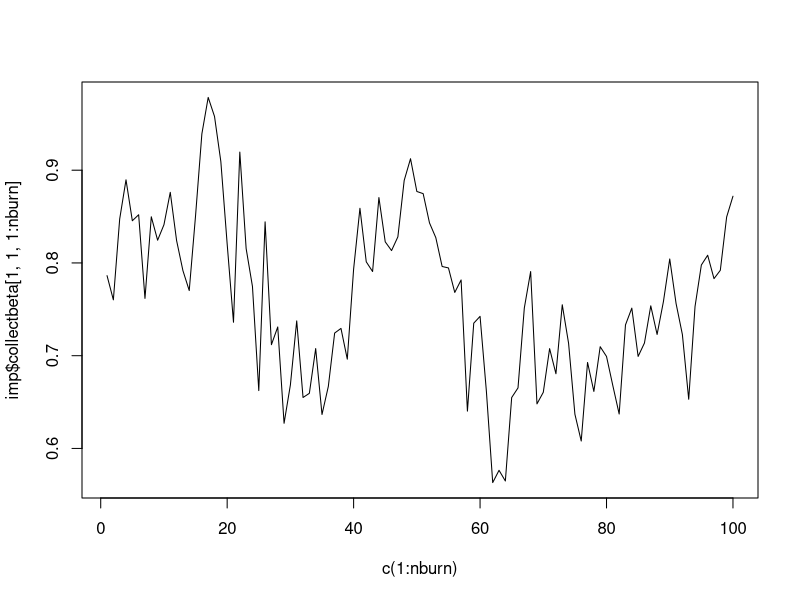
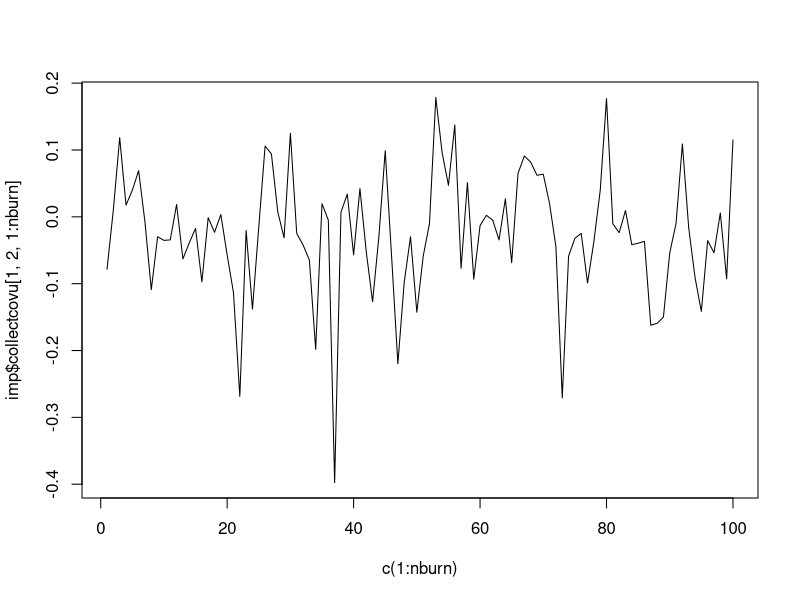

Reproduce these figures in R, in order.
library(jomo)


### Name: jomo1ranmix.MCMCchain
### Title: JM Imputation of clustered data with mixed variable types - A
###   tool to check convergence of the MCMC
### Aliases: jomo1ranmix.MCMCchain

### ** Examples


attach(cldata)

#we define the inputs:
# nimp, nburn and nbetween are smaller than they should. This is
#just because of CRAN policies on the examples.

Y.con=data.frame(measure,age)
Y.cat=data.frame(social)
Y.numcat=matrix(4,1,1)
X=data.frame(rep(1,1000),sex)
Z<-data.frame(rep(1,1000))
clus<-data.frame(city)
beta.start<-matrix(0,2,5)
u.start<-matrix(0,10,5)
l1cov.start<-diag(1,5)
l2cov.start<-diag(1,5)
l1cov.prior=diag(1,5);
l2cov.prior=diag(1,5);
nburn=as.integer(100);

#Then we can run the sampler:

imp<-jomo1ranmix.MCMCchain(Y.con, Y.cat, Y.numcat, X,Z,clus,beta.start,u.start,
             l1cov.start, l2cov.start,l1cov.prior,l2cov.prior,nburn=nburn)

#We can check the convergence of the first element of beta:

plot(c(1:nburn),imp$collectbeta[1,1,1:nburn],type="l")

#Or similarly we can check the convergence of any element of the level 2 covariance matrix:

plot(c(1:nburn),imp$collectcovu[1,2,1:nburn],type="l")
